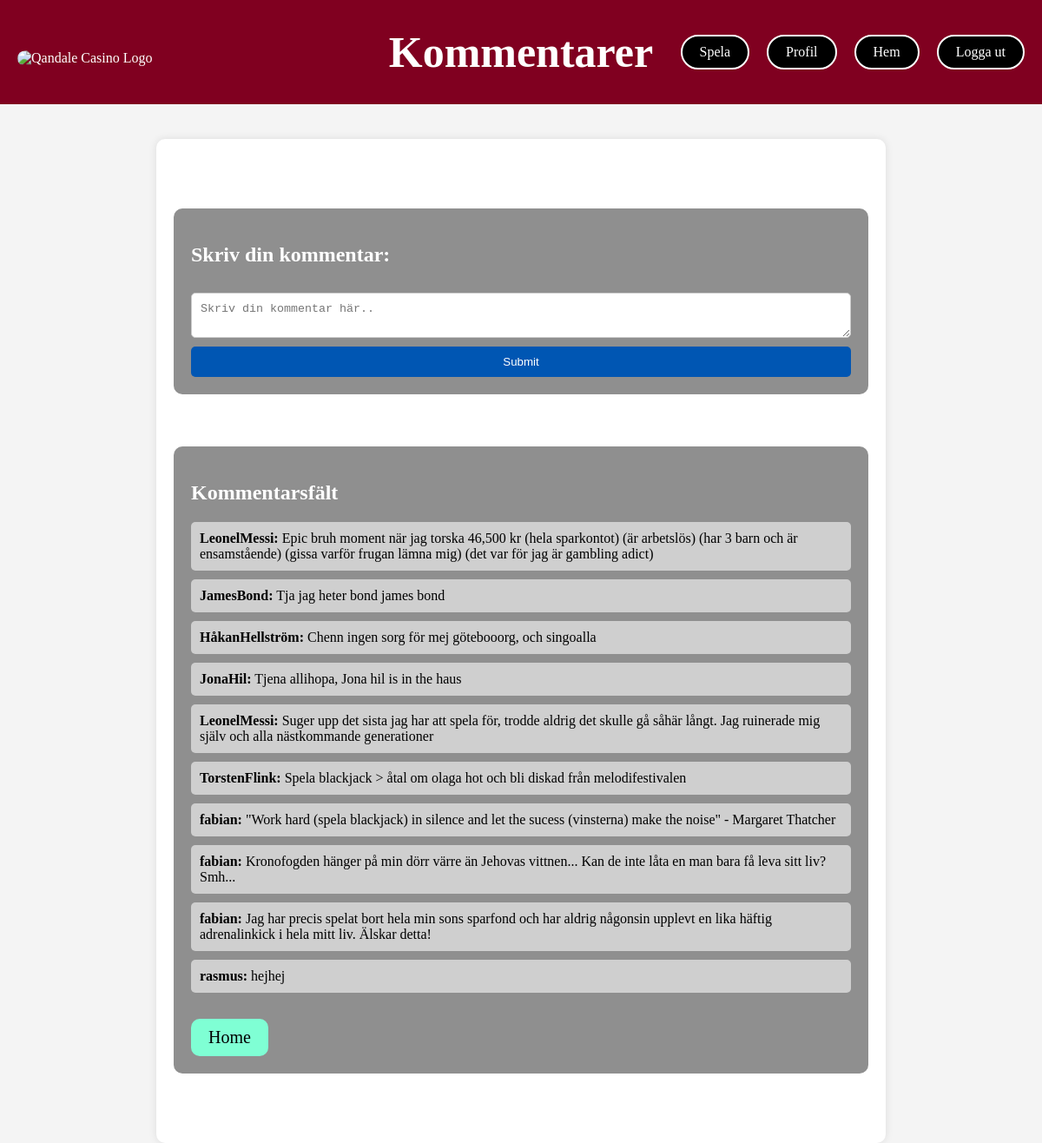
Page /displaycomments.php on the committed database.
### tables this page shows
CREATE TABLE "Comments" (
	"commentID"	INTEGER PRIMARY KEY,
	"userID"	INTEGER,
	"comment"	TEXT,
	FOREIGN KEY("userID") REFERENCES "Users"("userID")
);

### displaycomments.php (the view, shortened to what this page needs)
<!DOCTYPE html>
<html lang="en">
<head>
    <link rel="stylesheet" href="displaycomments.css">
</head>
<body>
    <aside id="topbar">
        <div class="topbar-container">
            <img src="NyaQuandale.gif" alt="Qandale Casino Logo" class="topbar-logo" href="./index.php">
            <h1> Kommentarer</h1>
            <div class="button-container">
                <button onclick="navigateTo('weather.php')">Spela</button>
                <button onclick="navigateTo('profile.php')">Profil</button>
                <button onclick="navigateTo('index.php')">Hem</button>
                <button onclick="navigateTo('logOut.php')">Logga ut</button>
            </div>
        </div>
    </aside>
    <main class="container">
        <section class="commentbox">
            <h2>Skriv din kommentar:</h2>
            <form action="addcomment.php" method="post">
                <textarea name="comment" placeholder="Skriv din kommentar här.." required></textarea>
                <button type="Skicka">Submit</button>
            </form>
        </section>
        <section class="commentsection" id="comments-section">
            <h2>Kommentarsfält</h2>
            <?php
            $db = new SQLite3("./db/database.db");
            $query = "SELECT Comments.comment, User.username
                      FROM Comments
                      JOIN User ON Comments.userID = User.userID
                      ORDER BY Comments.commentID DESC";
            $result = $db->query($query);
            while ($row = $result->fetchArray()) {
                echo "<p><b>{$row['username']}:</b> {$row['comment']}</p>";
            }
            ?>
            <a href="./index.php" class="home-button">Home</a>
        </section>
    </main>
</body>
</html>

### displaycomments.css (style rules this page uses)
body, html { margin: 0; padding: 0; background-color: #f4f4f4; height: 100%; }
#topbar { width: 100%; background-color: #800020; color: white; display: flex; justify-content: center; align-items: center; box-sizing: border-box; padding: 60px 0; position: fixed; top: 0; z-index: 1000; }
.topbar-container { width: 100%; max-width: 1200px; display: flex; justify-content: space-between; align-items: center; padding: 0 20px; position: relative; }
h1 { position: absolute; font-size: 50px; left: 50%; transform: translateX(-50%); margin: 0; }
.topbar-logo { max-height: 150px; position: absolute; top: 80%; left: 20px; transform: translateY(-10%); border-radius: 80px; }
.button-container { display: flex; gap: 20px; right: 20px; position: absolute; top: 50%; transform: translateY(-50%); }
.button-container button { height: 40px; padding: 10px 20px; font-size: 16px; cursor: pointer; background-color: rgb(0, 0, 0); border: none; border-radius: 20px; color: white; text-decoration: none; font-family: 'Times New Roman', Times, serif; display: flex; align-items: center; justify-content: center; border: 2px solid white; }
.container { width: 80%; max-width: 800px; margin: 20px auto; padding: 20px; margin-top: 160px; background: white; border-radius: 10px; box-shadow: 0 0 10px rgba(0, 0, 0, 0.1); }
.commentbox, .commentsection { margin: 60px 0; padding: 20px; border-radius: 10px; background: #8f8f8f; color: white; }
.commentbox form { display: flex; flex-direction: column; }
.commentbox textarea { margin: 10px 0; padding: 10px; border-radius: 5px; border: 1px solid #ccc; resize: vertical; }
.commentbox button { padding: 10px 20px; border: none; border-radius: 5px; background: #0056b3; color: white; cursor: pointer; transition: background 0.3s; }
.commentsection p { margin: 10px 0; padding: 10px; background: #cfcfcf; border-radius: 5px; color: black; }
.home-button { display: inline-block; margin-top: 20px; padding: 10px 20px; background: aquamarine; border-radius: 10px; text-decoration: none; color: black; font-size: 20px; transition: background 0.3s; }

### rows in the picture
comments: username "LeonelMessi", comment "Epic bruh moment när jag torska 46,500 kr (hela sparkontot) (är arbetslös) (har 3 barn och är ensamstående) (gissa varför frugan lämna mig) (det var för jag är gambling adict)"
comments: username "JamesBond", comment "Tja jag heter bond james bond"
comments: username "HåkanHellström", comment "Chenn ingen sorg för mej götebooorg, och singoalla"
comments: username "JonaHil", comment "Tjena allihopa, Jona hil is in the haus"
comments: username "LeonelMessi", comment "Suger upp det sista jag har att spela för, trodde aldrig det skulle gå såhär långt. Jag ruinerade mig själv och alla nästkommande generationer"
comments: username "TorstenFlink", comment "Spela blackjack > åtal om olaga hot och bli diskad från melodifestivalen"
comments: username "fabian", comment "\"Work hard (spela blackjack) in silence and let the sucess (vinsterna) make the noise\" - Margaret Thatcher"
comments: username "fabian", comment "Kronofogden hänger på min dörr värre än Jehovas vittnen... Kan de inte låta en man bara få leva sitt liv? Smh..."
comments: username "fabian", comment "Jag har precis spelat bort hela min sons sparfond och har aldrig någonsin upplevt en lika häftig adrenalinkick i hela mitt liv. Älskar detta!"
comments: username "rasmus", comment "hejhej"
